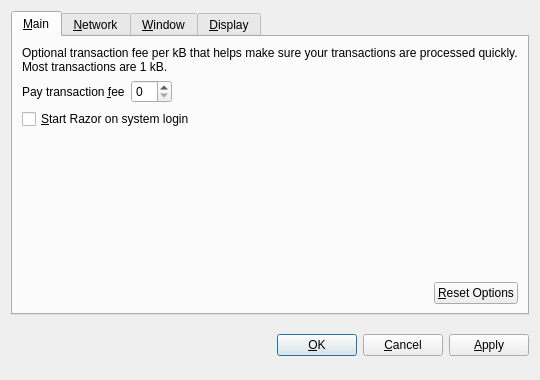
<?xml version="1.0" encoding="UTF-8"?>
<ui version="4.0">
 <class>OptionsDialog</class>
 <widget class="QDialog" name="OptionsDialog">
  <property name="geometry">
   <rect>
    <x>0</x>
    <y>0</y>
    <width>540</width>
    <height>380</height>
   </rect>
  </property>
  <property name="windowTitle">
   <string>Options</string>
  </property>
  <property name="modal">
   <bool>true</bool>
  </property>
  <layout class="QVBoxLayout" name="verticalLayout">
   <item>
    <widget class="QTabWidget" name="tabWidget">
     <property name="tabPosition">
      <enum>QTabWidget::North</enum>
     </property>
     <property name="currentIndex">
      <number>0</number>
     </property>
     <widget class="QWidget" name="tabMain">
      <attribute name="title">
       <string>&amp;Main</string>
      </attribute>
      <layout class="QVBoxLayout" name="verticalLayout_Main">
       <item>
        <widget class="QLabel" name="transactionFeeInfoLabel">
         <property name="text">
          <string>Optional transaction fee per kB that helps make sure your transactions are processed quickly. Most transactions are 1 kB.</string>
         </property>
         <property name="textFormat">
          <enum>Qt::PlainText</enum>
         </property>
         <property name="wordWrap">
          <bool>true</bool>
         </property>
        </widget>
       </item>
       <item>
        <layout class="QHBoxLayout" name="horizontalLayout_1_Main">
         <item>
          <widget class="QLabel" name="transactionFeeLabel">
           <property name="text">
            <string>Pay transaction &amp;fee</string>
           </property>
           <property name="textFormat">
            <enum>Qt::PlainText</enum>
           </property>
           <property name="buddy">
            <cstring>transactionFee</cstring>
           </property>
          </widget>
         </item>
         <item>
          <widget class="BitcoinAmountField" name="transactionFee"/>
         </item>
         <item>
          <spacer name="horizontalSpacer_1_Main">
           <property name="orientation">
            <enum>Qt::Horizontal</enum>
           </property>
           <property name="sizeHint" stdset="0">
            <size>
             <width>40</width>
             <height>20</height>
            </size>
           </property>
          </spacer>
         </item>
        </layout>
       </item>
       <item>
        <widget class="QCheckBox" name="bitcoinAtStartup">
         <property name="toolTip">
          <string>Automatically start Razor after logging in to the system.</string>
         </property>
         <property name="text">
          <string>&amp;Start Razor on system login</string>
         </property>
        </widget>
       </item>
       <item>
        <spacer name="verticalSpacer_Main">
         <property name="orientation">
          <enum>Qt::Vertical</enum>
         </property>
         <property name="sizeHint" stdset="0">
          <size>
           <width>20</width>
           <height>40</height>
          </size>
         </property>
        </spacer>
       </item>
       <item>
        <layout class="QHBoxLayout" name="horizontalLayout_2_Main">
         <item>
          <spacer name="horizontalSpacer_2_Main">
           <property name="orientation">
            <enum>Qt::Horizontal</enum>
           </property>
           <property name="sizeHint" stdset="0">
            <size>
             <width>40</width>
             <height>20</height>
            </size>
           </property>
          </spacer>
         </item>
         <item>
          <widget class="QPushButton" name="resetButton">
           <property name="toolTip">
            <string>Reset all client options to default.</string>
           </property>
           <property name="text">
            <string>&amp;Reset Options</string>
           </property>
           <property name="autoDefault">
            <bool>false</bool>
           </property>
          </widget>
         </item>
        </layout>
       </item>
      </layout>
     </widget>
     <widget class="QWidget" name="tabNetwork">
      <attribute name="title">
       <string>&amp;Network</string>
      </attribute>
      <layout class="QVBoxLayout" name="verticalLayout_Network">
       <item>
        <widget class="QCheckBox" name="mapPortUpnp">
         <property name="toolTip">
          <string>Automatically open the Razor client port on the router. This only works when your router supports UPnP and it is enabled.</string>
         </property>
         <property name="text">
          <string>Map port using &amp;UPnP</string>
         </property>
        </widget>
       </item>
       <item>
        <widget class="QCheckBox" name="connectSocks">
         <property name="toolTip">
          <string>Connect to the Razor network through a SOCKS proxy (e.g. when connecting through Tor).</string>
         </property>
         <property name="text">
          <string>&amp;Connect through SOCKS proxy:</string>
         </property>
        </widget>
       </item>
       <item>
        <layout class="QHBoxLayout" name="horizontalLayout_Network">
         <item>
          <widget class="QLabel" name="proxyIpLabel">
           <property name="text">
            <string>Proxy &amp;IP:</string>
           </property>
           <property name="textFormat">
            <enum>Qt::PlainText</enum>
           </property>
           <property name="buddy">
            <cstring>proxyIp</cstring>
           </property>
          </widget>
         </item>
         <item>
          <widget class="QValidatedLineEdit" name="proxyIp">
           <property name="maximumSize">
            <size>
             <width>140</width>
             <height>16777215</height>
            </size>
           </property>
           <property name="toolTip">
            <string>IP address of the proxy (e.g. 127.0.0.1)</string>
           </property>
          </widget>
         </item>
         <item>
          <widget class="QLabel" name="proxyPortLabel">
           <property name="text">
            <string>&amp;Port:</string>
           </property>
           <property name="textFormat">
            <enum>Qt::PlainText</enum>
           </property>
           <property name="buddy">
            <cstring>proxyPort</cstring>
           </property>
          </widget>
         </item>
         <item>
          <widget class="QLineEdit" name="proxyPort">
           <property name="maximumSize">
            <size>
             <width>55</width>
             <height>16777215</height>
            </size>
           </property>
           <property name="toolTip">
            <string>Port of the proxy (e.g. 9050)</string>
           </property>
          </widget>
         </item>
         <item>
          <widget class="QLabel" name="socksVersionLabel">
           <property name="text">
            <string>SOCKS &amp;Version:</string>
           </property>
           <property name="textFormat">
            <enum>Qt::PlainText</enum>
           </property>
           <property name="buddy">
            <cstring>socksVersion</cstring>
           </property>
          </widget>
         </item>
         <item>
          <widget class="QValueComboBox" name="socksVersion">
           <property name="toolTip">
            <string>SOCKS version of the proxy (e.g. 5)</string>
           </property>
          </widget>
         </item>
         <item>
          <spacer name="horizontalSpacer_Network">
           <property name="orientation">
            <enum>Qt::Horizontal</enum>
           </property>
           <property name="sizeHint" stdset="0">
            <size>
             <width>40</width>
             <height>20</height>
            </size>
           </property>
          </spacer>
         </item>
        </layout>
       </item>
       <item>
        <spacer name="verticalSpacer_Network">
         <property name="orientation">
          <enum>Qt::Vertical</enum>
         </property>
         <property name="sizeHint" stdset="0">
          <size>
           <width>20</width>
           <height>40</height>
          </size>
         </property>
        </spacer>
       </item>
      </layout>
     </widget>
     <widget class="QWidget" name="tabWindow">
      <attribute name="title">
       <string>&amp;Window</string>
      </attribute>
      <layout class="QVBoxLayout" name="verticalLayout_Window">
       <item>
        <widget class="QCheckBox" name="minimizeToTray">
         <property name="toolTip">
          <string>Show only a tray icon after minimizing the window.</string>
         </property>
         <property name="text">
          <string>&amp;Minimize to the tray instead of the taskbar</string>
         </property>
        </widget>
       </item>
       <item>
        <widget class="QCheckBox" name="minimizeOnClose">
         <property name="toolTip">
          <string>Minimize instead of exit the application when the window is closed. When this option is enabled, the application will be closed only after selecting Quit in the menu.</string>
         </property>
         <property name="text">
          <string>M&amp;inimize on close</string>
         </property>
        </widget>
       </item>
       <item>
        <spacer name="verticalSpacer_Window">
         <property name="orientation">
          <enum>Qt::Vertical</enum>
         </property>
         <property name="sizeHint" stdset="0">
          <size>
           <width>20</width>
           <height>40</height>
          </size>
         </property>
        </spacer>
       </item>
      </layout>
     </widget>
     <widget class="QWidget" name="tabDisplay">
      <attribute name="title">
       <string>&amp;Display</string>
      </attribute>
      <layout class="QVBoxLayout" name="verticalLayout_Display">
       <item>
        <layout class="QHBoxLayout" name="horizontalLayout_1_Display">
         <item>
          <widget class="QLabel" name="langLabel">
           <property name="text">
            <string>User Interface &amp;language:</string>
           </property>
           <property name="textFormat">
            <enum>Qt::PlainText</enum>
           </property>
           <property name="buddy">
            <cstring>lang</cstring>
           </property>
          </widget>
         </item>
         <item>
          <widget class="QValueComboBox" name="lang">
           <property name="toolTip">
            <string>The user interface language can be set here. This setting will take effect after restarting Razor.</string>
           </property>
          </widget>
         </item>
        </layout>
       </item>
       <item>
        <layout class="QHBoxLayout" name="horizontalLayout_2_Display">
         <item>
          <widget class="QLabel" name="unitLabel">
           <property name="text">
            <string>&amp;Unit to show amounts in:</string>
           </property>
           <property name="textFormat">
            <enum>Qt::PlainText</enum>
           </property>
           <property name="buddy">
            <cstring>unit</cstring>
           </property>
          </widget>
         </item>
         <item>
          <widget class="QValueComboBox" name="unit">
           <property name="toolTip">
            <string>Choose the default subdivision unit to show in the interface and when sending coins.</string>
           </property>
          </widget>
         </item>
        </layout>
       </item>
       <item>
        <widget class="QCheckBox" name="displayAddresses">
         <property name="toolTip">
          <string>Whether to show Razor addresses in the transaction list or not.</string>
         </property>
         <property name="text">
          <string>&amp;Display addresses in transaction list</string>
         </property>
        </widget>
       </item>
       <item>
        <widget class="QCheckBox" name="coinControlFeatures">
         <property name="toolTip">
          <string>Whether to show coin control features or not.</string>
         </property>
         <property name="text">
          <string>Display coin &amp;control features (experts only!)</string>
         </property>
        </widget>
       </item>
       <item>
        <spacer name="verticalSpacer_Display">
         <property name="orientation">
          <enum>Qt::Vertical</enum>
         </property>
         <property name="sizeHint" stdset="0">
          <size>
           <width>20</width>
           <height>40</height>
          </size>
         </property>
        </spacer>
       </item>
      </layout>
     </widget>
    </widget>
   </item>
   <item>
    <layout class="QHBoxLayout" name="horizontalLayout_Buttons">
     <item>
      <spacer name="horizontalSpacer_1">
       <property name="orientation">
        <enum>Qt::Horizontal</enum>
       </property>
       <property name="sizeHint" stdset="0">
        <size>
         <width>40</width>
         <height>48</height>
        </size>
       </property>
      </spacer>
     </item>
     <item>
      <widget class="QLabel" name="statusLabel">
       <property name="font">
        <font>
         <weight>75</weight>
         <bold>true</bold>
        </font>
       </property>
       <property name="text">
        <string/>
       </property>
       <property name="textFormat">
        <enum>Qt::PlainText</enum>
       </property>
       <property name="wordWrap">
        <bool>true</bool>
       </property>
      </widget>
     </item>
     <item>
      <spacer name="horizontalSpacer_2">
       <property name="orientation">
        <enum>Qt::Horizontal</enum>
       </property>
       <property name="sizeHint" stdset="0">
        <size>
         <width>40</width>
         <height>48</height>
        </size>
       </property>
      </spacer>
     </item>
     <item>
      <widget class="QPushButton" name="okButton">
       <property name="text">
        <string>&amp;OK</string>
       </property>
      </widget>
     </item>
     <item>
      <widget class="QPushButton" name="cancelButton">
       <property name="text">
        <string>&amp;Cancel</string>
       </property>
       <property name="autoDefault">
        <bool>false</bool>
       </property>
      </widget>
     </item>
     <item>
      <widget class="QPushButton" name="applyButton">
       <property name="text">
        <string>&amp;Apply</string>
       </property>
       <property name="autoDefault">
        <bool>false</bool>
       </property>
      </widget>
     </item>
    </layout>
   </item>
  </layout>
 </widget>
 <customwidgets>
  <customwidget>
   <class>BitcoinAmountField</class>
   <extends>QSpinBox</extends>
   <header>bitcoinamountfield.h</header>
  </customwidget>
  <customwidget>
   <class>QValueComboBox</class>
   <extends>QComboBox</extends>
   <header>qvaluecombobox.h</header>
  </customwidget>
  <customwidget>
   <class>QValidatedLineEdit</class>
   <extends>QLineEdit</extends>
   <header>qvalidatedlineedit.h</header>
  </customwidget>
 </customwidgets>
 <resources/>
 <connections/>
</ui>
